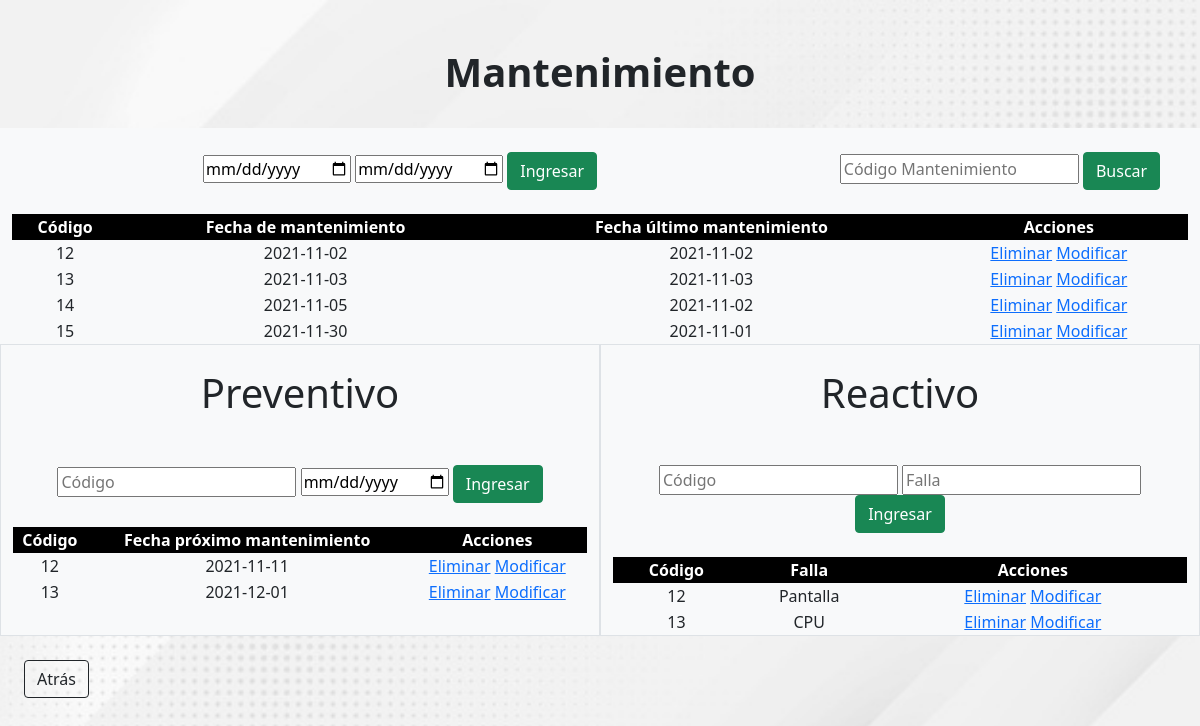
Screenshot of /mantenimiento.php with the database file from the repository.
### tables this page shows
CREATE TABLE `mantenimiento` (
  `codigo_mant` int(8) NOT NULL,
  `fecha_mant` date NOT NULL,
  `fecha_ultimo_mant` date NOT NULL
);

CREATE TABLE `m_preventiva` (
  `codigo_mant` int(8) NOT NULL,
  `fecha_proxima_mant` date NOT NULL
);

CREATE TABLE `m_reactiva` (
  `codigo_mant` int(8) NOT NULL,
  `tipo_falla` varchar(30) NOT NULL
);

### mantenimiento.php (the view, shortened to what this page needs)
<?php
    require("conexion.php");
?>
<!DOCTYPE html>
<html lang="en">
<head>
    <link rel="stylesheet" href="estilos.css">
    <link rel="stylesheet" href="estilos.css">
    <link href="https://cdn.jsdelivr.net/npm/bootstrap@5.1.3/dist/css/bootstrap.min.css" rel="stylesheet">
</head>
<body class="fondo">
    <div class="container-fluid">
        <div class="row">
            <div class="col-12 p-4">
                <h1 class="text-center fw-bold mt-4 mb-6"> Mantenimiento</h1>
            </div>
        </div>
        <div class="row">
            <div class="col-lg-8 col-md-12 pb-4  p-4 bg-light text-center">
                <form action="ingresar_mantenimiento.php" method="POST">
                    <input type="date" name="fecha_mant" >
                    <input type="date" name="fecha_ultimo_mant">
                    <button type="button,submit" class="btn btn-success">Ingresar</button>
                </form>
            </div>
            <div class="col-lg-4 col-md-12  pb-4  p-4 bg-light text-center">
                <form action= "mantenimiento.php" method="POST">
                    <input type="text" name="buscar" placeholder="Código Mantenimiento">
                    <button type="submit" value= "Buscar"class="btn btn-success">Buscar</button>
                </form>
            </div>
        </div>
        <div class="row">
            <div class="col-12 bg-light border-2 text-center">
                <table style="width:100%">
                    <tr class="color bg-black text-white">
                        <th>Código</th>
                        <th>Fecha de mantenimiento</th>
                        <th>Fecha último mantenimiento</th>
                        <th>Acciones</th>
                    </tr>
                    <?php
                    $buscar = $_POST['buscar'];
                    $consulta= "SELECT* FROM mantenimiento WHERE codigo_mant LIKE '%".$buscar."%'";
                    $resultado= mysqli_query($conexion,$consulta);
                    while($row= mysqli_fetch_assoc($resultado)){
                        $codigo_recibido = $row["codigo_mant"];
                        $fecha_recibido = $row["fecha_mant"];
                        $fecha_ult_recibido = $row["fecha_ultimo_mant"];
                        echo "<tr>";
                        echo "<td>".$codigo_recibido."</td>";
                        echo "<td>".$fecha_recibido."</td>";
                        echo "<td>".$fecha_ult_recibido."</td>";
                        echo "<td><a href='eliminar_mantenimiento.php?seleccionado=".$codigo_recibido."'>Eliminar</a> <a href='modificar_mantenimiento.php?seleccionado=".$codigo_recibido."'>Modificar</a></td>";
                        echo "</tr>";
                    }
                    ?>
                </table>
            </div>
        </div>
        <div class="row bg-light">
            <div class="col-lg-6 col-md-12 border text-center">
                <h1 class="text-center mt-4 mb-4"> Preventivo</h1>
                <div class="row">
                    <div class="col-12 pb-4  p-4 bg-light text-center">
                        <form action="ingresar_m_preventiva.php" method="POST">
                            <input type="text" name="codigo_mant" placeholder="Código" >
                            <input type="date" name="fecha_proxima_mant">
                            <button type="button,submit" class="btn btn-success">Ingresar</button>
                        </form>
                    </div>
                </div>
                <table style="width:100%">
                    <tr class="color bg-black text-white">
                        <th>Código</th>
                        <th>Fecha próximo mantenimiento</th>
                        <th>Acciones</th>
                    </tr>
                    <?php
                    $consulta= "SELECT* FROM m_preventiva";
                    $resultado= mysqli_query($conexion,$consulta);
                    while($row= mysqli_fetch_assoc($resultado)){
                        $codigo_recibido = $row["codigo_mant"];
                        $fecha_recibido = $row["fecha_proxima_mant"];
                        echo "<tr>";
                        echo "<td>".$codigo_recibido."</td>";
                        echo "<td>".$fecha_recibido."</td>";
                        echo "<td><a href='eliminar_m_preventiva.php?seleccionado=".$codigo_recibido."'>Eliminar</a> <a href='modificar_m_preventiva.php?seleccionado=".$codigo_recibido."'>Modificar</a></td>";
                        echo "</tr>";
                    }
                    ?>
                </table>
            </div>
            <div class="col-lg-6 col-md-12 border text-center">
                <h1 class="text-center mt-4 mb-4">  Reactivo</h1>
                <div class="row">
                    <div class="col-12 pb-4  p-4 bg-light text-center">
                        <form action="ingresar_m_reactiva.php" method="POST">
                            <input type="text" name="codigo_mant" placeholder="Código" >
                            <input type="text" name="tipo_falla" placeholder="Falla">
                            <button type="button,submit" class="btn btn-success">Ingresar</button>
                        </form>
                    </div>
                </div>
                <table style="width:100%">
                    <tr class="color bg-black text-white">
                        <th>Código</th>
                        <th>Falla</th>
                        <th>Acciones</th>
                    </tr>
                    <?php
                    $consulta= "SELECT* FROM m_reactiva";
                    $resultado= mysqli_query($conexion,$consulta);
                    while($row= mysqli_fetch_assoc($resultado)){
                        $codigo_recibido = $row["codigo_mant"];
                        $fecha_recibido = $row["tipo_falla"];
                        echo "<tr>";
                        echo "<td>".$codigo_recibido."</td>";
                        echo "<td>".$fecha_recibido."</td>";
                        echo "<td><a href='eliminar_m_reactiva.php?seleccionado=".$codigo_recibido."'>Eliminar</a> <a href='modificar_m_reactiva.php?seleccionado=".$codigo_recibido."'>Modificar</a></td>";
                        echo "</tr>";
                    }
                    ?>
                </table>
            </div>
        </div>
        <div class="row">
            <div class="col-12 boton p-4">
                <button onclick="location.href='menu.php'" class="btn btn-outline-dark">Atrás</button>
            </div>
        </div>
    </div>
</body>
</html>

### estilos.css (style rules this page uses)
.fondo { background-image: url(fondo.jpg); background-repeat: no-repeat; background-size: cover; }
.boton { position: relative; margin-top: 12%; }
.color { background:blueviolet; }

### rows the page displays
mantenimiento: codigo_mant "12", fecha_mant "2021-11-02", fecha_ultimo_mant "2021-11-02"
mantenimiento: codigo_mant "13", fecha_mant "2021-11-03", fecha_ultimo_mant "2021-11-03"
mantenimiento: codigo_mant "14", fecha_mant "2021-11-05", fecha_ultimo_mant "2021-11-02"
mantenimiento: codigo_mant "15", fecha_mant "2021-11-30", fecha_ultimo_mant "2021-11-01"
m_preventiva: codigo_mant "12", fecha_proxima_mant "2021-11-11"
m_preventiva: codigo_mant "13", fecha_proxima_mant "2021-12-01"
m_reactiva: codigo_mant "12", tipo_falla "Pantalla"
m_reactiva: codigo_mant "13", tipo_falla "CPU"
